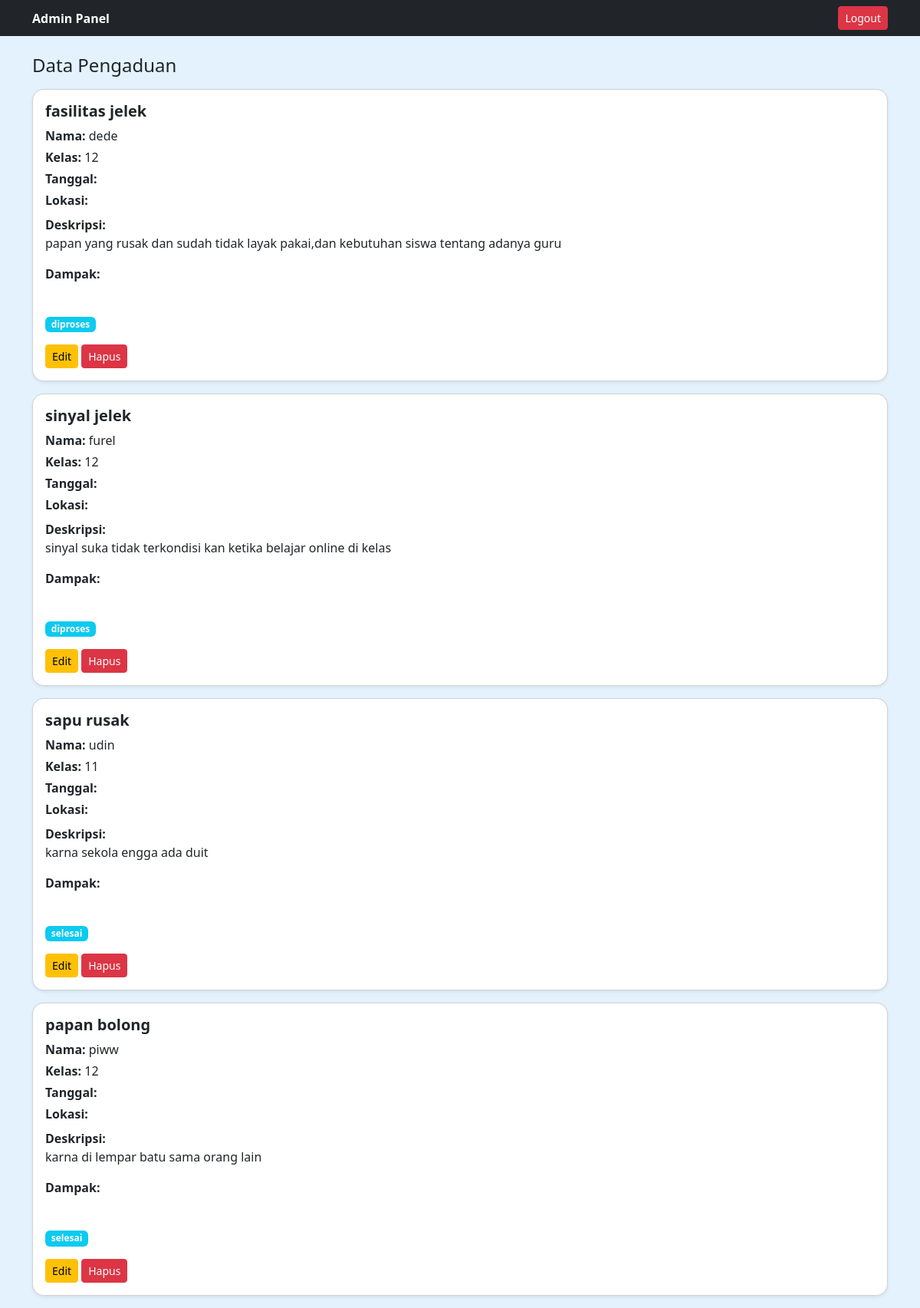
Screenshot of /admin/dashboard.php with the database file from the repository.
### tables this page shows
CREATE TABLE `pengaduan` (
  `id` int(11) NOT NULL,
  `nama` varchar(100) DEFAULT NULL,
  `kelas` varchar(50) DEFAULT NULL,
  `judul` varchar(200) DEFAULT NULL,
  `deskripsi` text DEFAULT NULL,
  `status` varchar(50) DEFAULT NULL,
  `tanggal` timestamp NOT NULL DEFAULT current_timestamp()
);

### admin/dashboard.php (the view, shortened to what this page needs)
<?php
include '../config/koneksi.php';
?>
<!DOCTYPE html>
<html>
<head>
    <link href="https://cdn.jsdelivr.net/npm/bootstrap@5.3.0/dist/css/bootstrap.min.css" rel="stylesheet">
</head>
<body>
<nav class="navbar bg-dark">
    <div class="container" >
        <span class="text-white fw-bold">Admin Panel</span>
        <a href="../auth/logout.php" class="btn btn-danger btn-sm">Logout</a>
    </div>
</nav>
<div class="container mt-4">
    <h4 class="mb-3">Data Pengaduan</h4>
    <?php
    $data = mysqli_query($conn, "SELECT * FROM pengaduan ORDER BY id DESC");
    while($d = mysqli_fetch_array($data)){
    ?>
    <div class="card mb-3 shadow-sm">
        <div class="card-body">
            <h5 class="fw-bold"><?= $d['judul']; ?></h5>
            <p class="mb-1"><b>Nama:</b> <?= $d['nama']; ?></p>
            <p class="mb-1"><b>Kelas:</b> <?= $d['kelas']; ?></p>
            <p class="mb-1"><b>Tanggal:</b> <?= $d['tanggal_pengaduan']; ?></p>
            <p class="mb-1"><b>Lokasi:</b> <?= $d['lokasi']; ?></p>
            <p class="mt-2"><b>Deskripsi:</b><br><?= $d['deskripsi']; ?></p>
            <p><b>Dampak:</b><br><?= $d['dampak']; ?></p>
            <br>
            <span class="badge bg-info"><?= $d['status']; ?></span>
            <div class="mt-3">
                <a href="edit_status.php?id=<?= $d['id']; ?>" class="btn btn-warning btn-sm">Edit</a>
                <a href="hapus.php?id=<?= $d['id']; ?>" class="btn btn-danger btn-sm"
                   onclick="return confirm('Yakin ingin menghapus data ini?')">Hapus</a>
            </div>
        </div>
    </div>
    <?php } ?>
</div>
</body>
</html>

### admin/dashboard.php (style rules this page uses)
body { background: #E3F2FD; }
.card { border-radius: 15px; }

### rows the page displays
pengaduan: judul "fasilitas jelek", nama "dede", kelas "12", deskripsi "papan yang rusak dan sudah tidak layak pakai,dan kebutuhan siswa tentang adanya guru", status "diproses"
pengaduan: judul "sinyal jelek", nama "furel", kelas "12", deskripsi "sinyal suka tidak terkondisi kan ketika belajar online di kelas", status "diproses"
pengaduan: judul "sapu rusak", nama "udin", kelas "11", deskripsi "karna sekola engga ada duit", status "selesai"
pengaduan: judul "papan bolong", nama "piww", kelas "12", deskripsi "karna di lempar batu sama orang lain", status "selesai"
